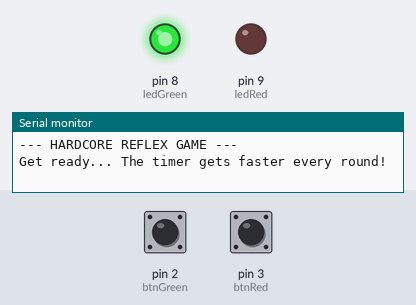
The sketch below on a simulated Arduino Uno, built with avr-gcc and run on an emulated ATmega328P. Parts: output pins drawn as LEDs (lit = HIGH), the last lines printed to the serial monitor. The test bench sets the inputs (shaded band); at power-on: pin 2 (btnGreen) LOW, pin 3 (btnRed) LOW. Random numbers use the default seed unless the sketch sets one. At 23.0 s the program stops and its outputs stay as they are.

Above: at 2.7 s.
2.8 s: pin 2 (btnGreen) pulled HIGH for 3.2 s
At 3.6 s:
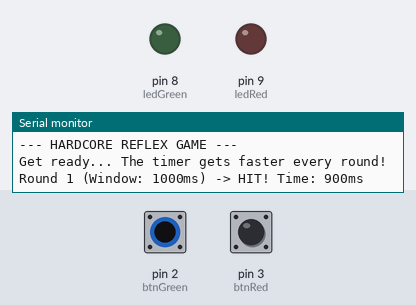
9.0 s: pin 2 (btnGreen) pulled HIGH for 0.15 s
At 11.8 s:
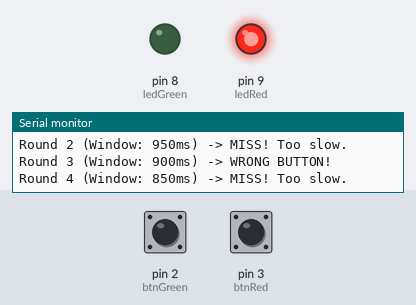
12.0 s: pin 3 (btnRed) pulled HIGH for 3.2 s
Timing chart, 0 to 24.2 s (numbered marks = the images above; inputs shaded):
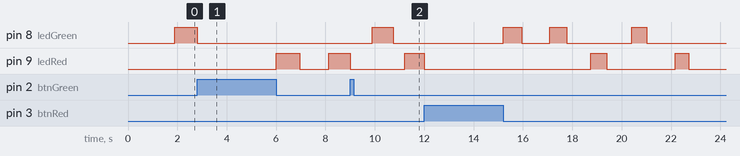

The sketch:

reaction.ino
```cpp
const int ledRed    = 9;
const int ledGreen  = 8;
const int btnRed    = 3;
const int btnGreen  = 2;

const int ROUNDS = 10;       // Upped to 10 rounds!
int currentRound = 0;
int score = 0;
unsigned long timeLimit = 1000; // Starts at 1 second, but gets faster!

int lastChoice = -1;
int streakCount = 0;

void setup() {
  pinMode(btnRed, INPUT);
  pinMode(btnGreen, INPUT);
  pinMode(ledRed, OUTPUT);
  pinMode(ledGreen, OUTPUT);

  Serial.begin(9600);
  randomSeed(analogRead(0));

  Serial.println("\n--- HARDCORE REFLEX GAME ---");
  Serial.println("Get ready... The timer gets faster every round!");
  delay(1500);
}

void loop() {
  if (currentRound < ROUNDS) {
    // 1. THE CHAOS GAP: Completely unpredictable wait time (0.1s to 1.0s)
    delay(random(100, 1000));

    // Anti-Cheat: Wait for release
    while(digitalRead(btnRed) == HIGH || digitalRead(btnGreen) == HIGH) {
      delay(10);
    }

    // 2. ANTI-STREAK RANDOMNESS
    int choice = random(0, 2);
    if (choice == lastChoice) {
      streakCount++;
      if (streakCount >= 2) { // Max 2 of the same color in a row
        choice = (choice == 0) ? 1 : 0;
        streakCount = 0;
      }
    } else {
      streakCount = 0;
    }
    lastChoice = choice;

    int activeLed = (choice == 0) ? ledRed : ledGreen;
    int targetBtn = (choice == 0) ? btnRed : btnGreen;
    int wrongBtn  = (choice == 0) ? btnGreen : btnRed;

    digitalWrite(activeLed, HIGH);
    unsigned long startTime = millis();
    bool correctHit = false;
    bool fastFail = false;

    // 3. SHRINKING REACTION WINDOW
    while (millis() - startTime < timeLimit) {
      if (digitalRead(targetBtn) == HIGH) {
        correctHit = true;
        break;
      }
      if (digitalRead(wrongBtn) == HIGH) {
        fastFail = true;
        break;
      }
    }

    digitalWrite(activeLed, LOW);

    // Results
    Serial.print("Round ");
    Serial.print(currentRound + 1);
    Serial.print(" (Window: ");
    Serial.print(timeLimit);
    Serial.print("ms) -> ");

    if (correctHit) {
      score++;
      unsigned long reaction = millis() - startTime;
      Serial.print("HIT! Time: ");
      Serial.print(reaction);
      Serial.println("ms");
    }
    else if (fastFail) {
      Serial.println("WRONG BUTTON!");
    }
    else {
      Serial.println("MISS! Too slow.");
    }

    currentRound++;

    // 4. THE LEVEL UP: Shave 50ms off the time limit for the next round!
    timeLimit = timeLimit - 50;

    delay(200); // Barely a pause before the next round fires

  } else {
    // Game Over & Rank
    Serial.println("\n=== TOURNAMENT OVER ===");
    Serial.print("Final Score: ");
    Serial.print(score);
    Serial.println("/10");

    if (score == 10) {
      Serial.println("RANK: ESPORTS PRO!");
    } else if (score >= 7) {
      Serial.println("RANK: SOLID REFLEXES.");
    } else {
      Serial.println("RANK: WAKE UP!");
    }

    while(true);
  }
}
```
